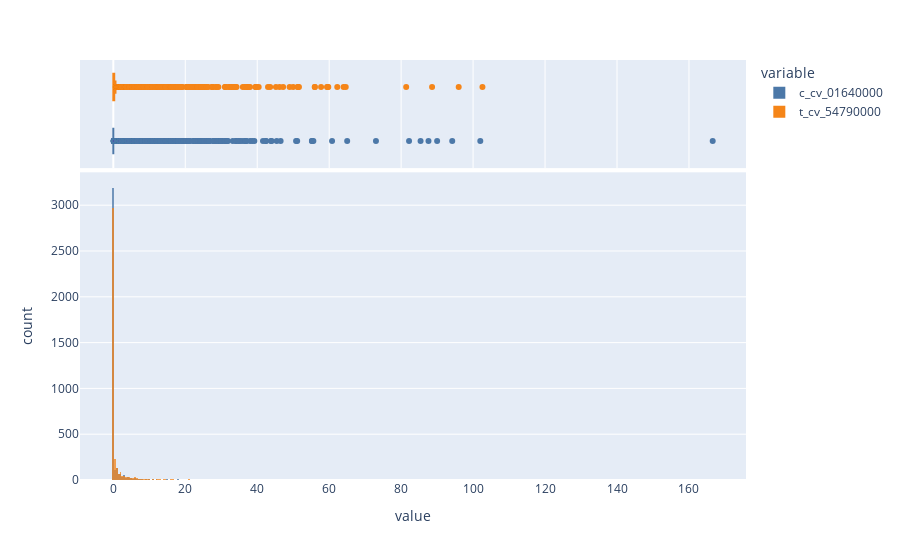

The cell this chart's notebook holds for it:
### Code cell
# Dados de chuva têm característica "cauda longa"

fig = px.histogram(
    df_knn[chuvas],
    marginal="box",
    barmode='overlay',
    opacity=0.75,
    color_discrete_sequence=px.colors.qualitative.T10
)
fig.show()

### Figure 1 — Plotly figure (JSON) as saved in the notebook; plotly's stock layout.template omitted (floating-point values rounded to 4 significant figures; data arrays with more than 128 entries replaced by an {"elided": "..."} marker saying what was removed)
{"data": [{"alignmentgroup": "True", "bingroup": "x", "hovertemplate": "variable=c_cv_01640000<br>value=%{x}<br>count=%{y}<extra></extra>", "legendgroup": "c_cv_01640000", "marker": {"color": "#4C78A8", "opacity": 0.75, "pattern": {"shape": ""}}, "name": "c_cv_01640000", "offsetgroup": "c_cv_01640000", "orientation": "v", "showlegend": true, "type": "histogram", "x": {"elided": "4017 float values"}, "xaxis": "x", "yaxis": "y"}, {"alignmentgroup": "True", "hovertemplate": "variable=c_cv_01640000<br>value=%{x}<extra></extra>", "legendgroup": "c_cv_01640000", "marker": {"color": "#4C78A8"}, "name": "c_cv_01640000", "notched": true, "offsetgroup": "c_cv_01640000", "showlegend": false, "type": "box", "x": {"elided": "4017 float values"}, "xaxis": "x2", "yaxis": "y2"}, {"alignmentgroup": "True", "bingroup": "x", "hovertemplate": "variable=t_cv_54790000<br>value=%{x}<br>count=%{y}<extra></extra>", "legendgroup": "t_cv_54790000", "marker": {"color": "#F58518", "opacity": 0.75, "pattern": {"shape": ""}}, "name": "t_cv_54790000", "offsetgroup": "t_cv_54790000", "orientation": "v", "showlegend": true, "type": "histogram", "x": {"elided": "4017 float values"}, "xaxis": "x", "yaxis": "y"}, {"alignmentgroup": "True", "hovertemplate": "variable=t_cv_54790000<br>value=%{x}<extra></extra>", "legendgroup": "t_cv_54790000", "marker": {"color": "#F58518"}, "name": "t_cv_54790000", "notched": true, "offsetgroup": "t_cv_54790000", "showlegend": false, "type": "box", "x": {"elided": "4017 float values"}, "xaxis": "x2", "yaxis": "y2"}], "layout": {"barmode": "overlay", "legend": {"title": {"text": "variable"}, "tracegroupgap": 0}, "margin": {"t": 60}, "xaxis": {"anchor": "y", "domain": [0, 1], "title": {"text": "value"}}, "xaxis2": {"anchor": "y2", "domain": [0, 1], "matches": "x", "showgrid": true, "showticklabels": false}, "yaxis": {"anchor": "x", "domain": [0, 0.7326], "title": {"text": "count"}}, "yaxis2": {"anchor": "x2", "domain": [0.7426, 1], "matches": "y2", "showgrid": false, "showline": false, "showticklabels": false, "ticks": ""}}}
